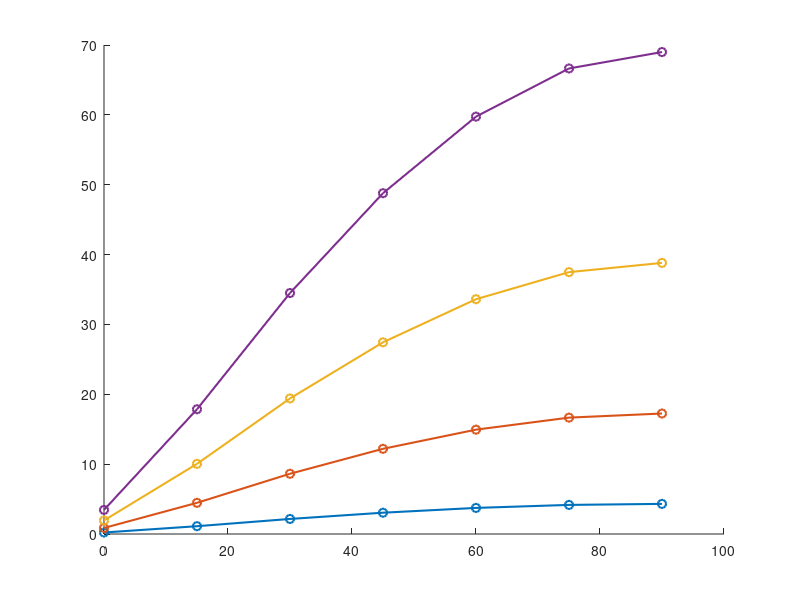

Write MATLAB code to recreate this figure. (Note: this script raises an error after producing the figure.)
%% structural_thermal_analysis.m
% Structural (wind load) and thermal (thermal expansion) analysis of the
% PV test bench frame. Closed-form engineering calculations — an
% open-source stand-in for the ANSYS Static Structural / Steady-State
% Thermal study (see ANSYS_SETUP_NOTES.md to reproduce it in real ANSYS).
%
% PLACEHOLDER geometry & material values — replace with your real frame
% dimensions and test conditions once you have the report.

clear; clc; close all;

%% ---- Placeholder geometry (matches the CAD model) ----
panel_L = 0.400;          % m, panel length
panel_W = 0.300;          % m, panel width
panelArea = panel_L * panel_W;   % m^2

strutWidth  = 0.020;      % m
strutThick  = 0.006;      % m
strutLength = 0.220;      % m, cantilevered support strut

%% ---- Aluminium 6061 material properties ----
E_al     = 69e9;          % Pa, Young's modulus
alpha_al = 23.1e-6;       % 1/degC, thermal expansion coefficient
yield_al = 240e6;         % Pa, yield strength
rho_air  = 1.225;         % kg/m^3
Cd_flat  = 1.28;          % drag coefficient, flat plate

I_strut = (strutWidth * strutThick^3) / 12;   % m^4, second moment of area
c_strut = strutThick / 2;                     % m, distance to outer fiber

%% ---- Wind load sweep across tilt angle and wind speed ----
tiltAngles = 0:15:90;              % deg, matches CAD protractor notches
windSpeeds = [5, 10, 15, 20];      % m/s

nT = length(tiltAngles);
nV = length(windSpeeds);

windForce  = zeros(nV, nT);   % N
bendStress = zeros(nV, nT);   % MPa
deflection = zeros(nV, nT);   % mm
safetyFac  = zeros(nV, nT);

for i = 1:nV
    v = windSpeeds(i);
    q_dyn = 0.5 * rho_air * v^2;          % dynamic pressure, Pa
    for j = 1:nT
        tiltRad = deg2rad(tiltAngles(j));
        if tiltAngles(j) > 0
            effArea = panelArea * sin(tiltRad);
        else
            effArea = panelArea * 0.05;    % near edge-on, small residual area
        end
        F = q_dyn * Cd_flat * effArea;             % N
        M = F * strutLength;                       % N*m
        sigma = M * c_strut / I_strut;              % Pa
        defl  = (F * strutLength^3) / (3 * E_al * I_strut);  % m

        windForce(i, j)  = F;
        bendStress(i, j) = sigma / 1e6;             % MPa
        deflection(i, j) = defl * 1000;             % mm
        if sigma > 0
            safetyFac(i, j) = yield_al / sigma;
        else
            safetyFac(i, j) = Inf;
        end
    end
end

%% ---- Thermal expansion of the frame ----
deltaT = 0:5:60;                              % degC rise from install baseline
frameDiagonal = hypot(panel_L, panel_W);      % m, worst-case dimension
thermalExpansion_mm = alpha_al * frameDiagonal * deltaT * 1000;  % mm

%% ---- Plots ----
figure('Name', 'Bending Stress vs Tilt & Wind Speed');
hold on;
for i = 1:nV
    plot(tiltAngles, bendStress(i, :), '-o', 'LineWidth', 1.5, ...
        'DisplayName', sprintf('%d m/s', windSpeeds(i)));
end
yline(yield_al / 1e6, 'r--', 'LineWidth', 1.5, 'DisplayName', 'Yield strength');
xlabel('Tilt angle (deg)'); ylabel('Bending stress in strut (MPa)');
title('Support Strut Bending Stress vs Tilt Angle & Wind Speed');
legend('Location', 'northwest'); grid on;
saveas(gcf, 'stress_vs_tilt_wind.png');

figure('Name', 'Deflection vs Tilt & Wind Speed');
hold on;
for i = 1:nV
    plot(tiltAngles, deflection(i, :), '-s', 'LineWidth', 1.5, ...
        'DisplayName', sprintf('%d m/s', windSpeeds(i)));
end
xlabel('Tilt angle (deg)'); ylabel('Strut tip deflection (mm)');
title('Support Strut Deflection vs Tilt Angle & Wind Speed');
legend('Location', 'northwest'); grid on;
saveas(gcf, 'deflection_vs_tilt_wind.png');

figure('Name', 'Thermal Expansion');
plot(deltaT, thermalExpansion_mm, '-o', 'LineWidth', 1.5, 'Color', [0.85 0.33 0.10]);
xlabel('Temperature rise from install baseline (degC)');
ylabel('Frame diagonal expansion (mm)');
title('Thermal Expansion of Aluminium Frame');
grid on;
saveas(gcf, 'thermal_expansion.png');

%% ---- Summary table + worst case ----
[minSF, idx] = min(safetyFac(:));
[iw, it] = ind2sub(size(safetyFac), idx);
fprintf('Worst case: wind = %d m/s, tilt = %d deg -> stress = %.2f MPa, safety factor = %.1f\n', ...
    windSpeeds(iw), tiltAngles(it), bendStress(iw, it), minSF);
fprintf('Max thermal expansion over %d degC rise: %.3f mm\n', deltaT(end), thermalExpansion_mm(end));

% flatten results into a plain table, one row per (wind speed, tilt) pair
windCol  = zeros(nV * nT, 1);
tiltCol  = zeros(nV * nT, 1);
forceCol = zeros(nV * nT, 1);
stressCol = zeros(nV * nT, 1);
deflCol  = zeros(nV * nT, 1);
sfCol    = zeros(nV * nT, 1);

row = 0;
for i = 1:nV
    for j = 1:nT
        row = row + 1;
        windCol(row)  = windSpeeds(i);
        tiltCol(row)  = tiltAngles(j);
        forceCol(row) = windForce(i, j);
        stressCol(row) = bendStress(i, j);
        deflCol(row)  = deflection(i, j);
        sfCol(row)    = safetyFac(i, j);
    end
end

resultsTable = table(windCol, tiltCol, forceCol, stressCol, deflCol, sfCol, ...
    'VariableNames', {'WindSpeed_ms','Tilt_deg','WindForce_N','BendingStress_MPa', ...
                       'Deflection_mm','SafetyFactor'});
writetable(resultsTable, 'structural_summary.csv');
